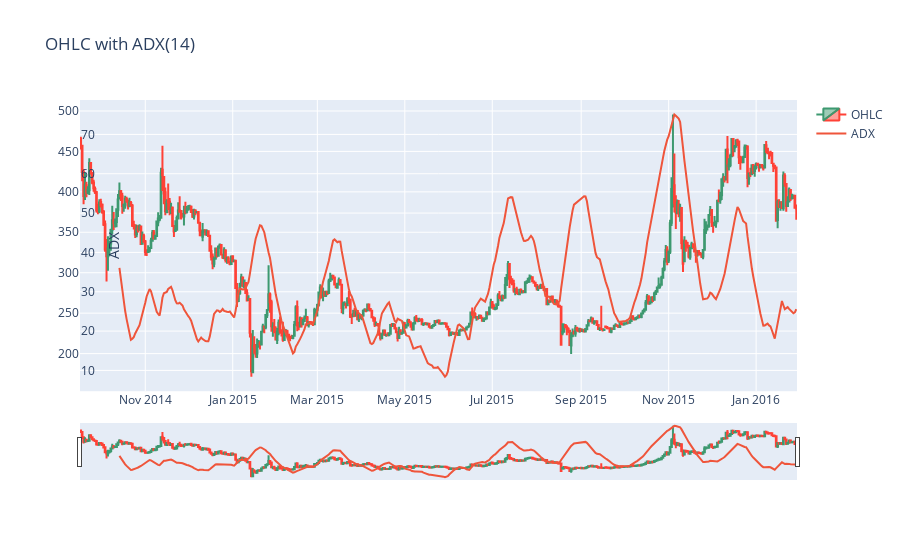

This figure's notebook cell:
### Code cell
import plotly.graph_objects as go
df = data[:500]
fig = go.Figure(data=[go.Candlestick(x=df.index,
                open=df['Open'],
                high=df['High'],
                low=df['Low'],
                close=df['Close'],
                name='OHLC'),
                go.Scatter(x=df.index, y=df['ADX_14'], name='ADX', yaxis='y2')
                ])

fig.update_layout(
    title='OHLC with ADX(14)',
    yaxis=dict(
        domain=[0.2, 1]
    ),
    yaxis2=dict(
        domain=[0, 0.2],
        anchor='free',
        overlaying='y',
        side='right',
        title='ADX'
    ))

fig.show()

### Figure 1 — Plotly figure (JSON) as saved in the notebook; plotly's stock layout.template omitted (floating-point values rounded to 4 significant figures; data arrays with more than 128 entries replaced by an {"elided": "..."} marker saying what was removed)
{"data": [{"close": {"elided": "500 float values"}, "high": {"elided": "500 float values"}, "low": {"elided": "500 float values"}, "name": "OHLC", "open": {"elided": "500 float values"}, "type": "candlestick", "x": {"elided": "500 str values"}}, {"name": "ADX", "type": "scatter", "x": {"elided": "500 str values"}, "y": {"elided": "500 float values"}, "yaxis": "y2"}], "layout": {"title": {"text": "OHLC with ADX(14)"}, "yaxis": {"domain": [0.2, 1]}, "yaxis2": {"anchor": "free", "domain": [0, 0.2], "overlaying": "y", "side": "right", "title": {"text": "ADX"}}}}
